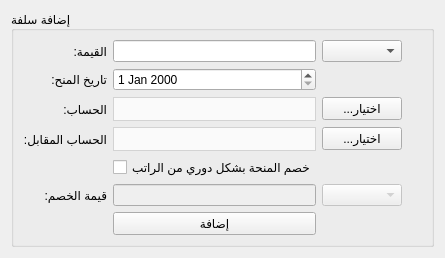
          <widget class="QWidget" name="page_16">
           <property name="geometry">
            <rect>
             <x>-343</x>
             <y>0</y>
             <width>426</width>
             <height>241</height>
            </rect>
           </property>
           <attribute name="label">
            <string>سلفة جديدة</string>
           </attribute>
           <layout class="QGridLayout" name="gridLayout_55">
            <item row="0" column="0">
             <widget class="QGroupBox" name="add_loan_groupbox">
              <property name="title">
               <string>إضافة سلفة</string>
              </property>
              <layout class="QGridLayout" name="gridLayout_54">
               <item row="2" column="3">
                <widget class="QComboBox" name="loan_account_combobox">
                 <property name="styleSheet">
                  <string notr="true">QComboBox {
        background-color: #fafafa;
        border: 1px solid lightgrey;		
		height: 22px;
		color: black;
    }
    QComboBox::drop-down {
        border: none;
    }</string>
                 </property>
                </widget>
               </item>
               <item row="1" column="3">
                <widget class="QDateEdit" name="loan_date_input"/>
               </item>
               <item row="10" column="5">
                <spacer name="verticalSpacer_4">
                 <property name="orientation">
                  <enum>Qt::Vertical</enum>
                 </property>
                 <property name="sizeHint" stdset="0">
                  <size>
                   <width>20</width>
                   <height>40</height>
                  </size>
                 </property>
                </spacer>
               </item>
               <item row="3" column="3">
                <widget class="QComboBox" name="loan_opposite_account_combobox">
                 <property name="styleSheet">
                  <string notr="true">QComboBox {
        background-color: #fafafa;
        border: 1px solid lightgrey;		
		height: 22px;
		color: black;
    }
    QComboBox::drop-down {
        border: none;
    }</string>
                 </property>
                </widget>
               </item>
               <item row="0" column="1">
                <widget class="QLabel" name="label_22">
                 <property name="text">
                  <string>القيمة:</string>
                 </property>
                </widget>
               </item>
               <item row="3" column="4">
                <widget class="QPushButton" name="loan_opposite_account_btn">
                 <property name="text">
                  <string>...اختيار</string>
                 </property>
                </widget>
               </item>
               <item row="5" column="4">
                <widget class="QComboBox" name="loan_subbract_currency_combobox">
                 <property name="enabled">
                  <bool>false</bool>
                 </property>
                </widget>
               </item>
               <item row="5" column="1">
                <widget class="QLabel" name="label_25">
                 <property name="text">
                  <string>قيمة الخصم:</string>
                 </property>
                </widget>
               </item>
               <item row="0" column="4">
                <widget class="QComboBox" name="loan_currency_combobox"/>
               </item>
               <item row="2" column="1">
                <widget class="QLabel" name="label_21">
                 <property name="text">
                  <string>الحساب:</string>
                 </property>
                </widget>
               </item>
               <item row="1" column="1">
                <widget class="QLabel" name="label_23">
                 <property name="text">
                  <string>تاريخ المنح:</string>
                 </property>
                </widget>
               </item>
               <item row="2" column="0">
                <spacer name="horizontalSpacer_11">
                 <property name="orientation">
                  <enum>Qt::Horizontal</enum>
                 </property>
                 <property name="sizeHint" stdset="0">
                  <size>
                   <width>40</width>
                   <height>20</height>
                  </size>
                 </property>
                </spacer>
               </item>
               <item row="0" column="3">
                <widget class="QLineEdit" name="loan_value_input"/>
               </item>
               <item row="5" column="3">
                <widget class="QLineEdit" name="loan_subtract_value">
                 <property name="enabled">
                  <bool>false</bool>
                 </property>
                </widget>
               </item>
               <item row="5" column="6">
                <spacer name="horizontalSpacer_43">
                 <property name="orientation">
                  <enum>Qt::Horizontal</enum>
                 </property>
                 <property name="sizeHint" stdset="0">
                  <size>
                   <width>36</width>
                   <height>17</height>
                  </size>
                 </property>
                </spacer>
               </item>
               <item row="3" column="1">
                <widget class="QLabel" name="label_24">
                 <property name="text">
                  <string>الحساب المقابل:</string>
                 </property>
                </widget>
               </item>
               <item row="2" column="4">
                <widget class="QPushButton" name="loan_account_btn">
                 <property name="text">
                  <string>...اختيار</string>
                 </property>
                </widget>
               </item>
               <item row="4" column="3">
                <widget class="QCheckBox" name="loan_subtract_checkbox">
                 <property name="text">
                  <string>خصم المنحة بشكل دوري من الراتب</string>
                 </property>
                </widget>
               </item>
               <item row="9" column="3">
                <widget class="QPushButton" name="add_loan_btn">
                 <property name="enabled">
                  <bool>true</bool>
                 </property>
                 <property name="text">
                  <string>إضافة</string>
                 </property>
                </widget>
               </item>
              </layout>
             </widget>
            </item>
           </layout>
          </widget>
